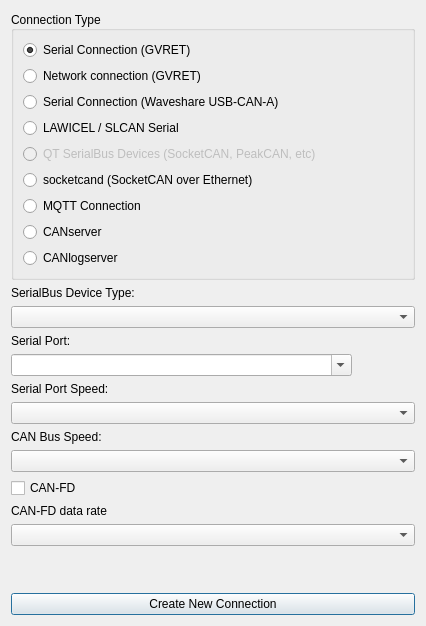
<?xml version="1.0" encoding="UTF-8"?>
<ui version="4.0">
 <class>NewConnectionDialog</class>
 <widget class="QDialog" name="NewConnectionDialog">
  <property name="geometry">
   <rect>
    <x>0</x>
    <y>0</y>
    <width>426</width>
    <height>626</height>
   </rect>
  </property>
  <property name="windowTitle">
   <string>New Connection</string>
  </property>
  <layout class="QVBoxLayout" name="verticalLayout">
   <item>
    <widget class="QGroupBox" name="gbType">
     <property name="title">
      <string>Connection Type</string>
     </property>
     <property name="alignment">
      <set>Qt::AlignLeading|Qt::AlignLeft|Qt::AlignVCenter</set>
     </property>
     <layout class="QFormLayout" name="formLayout">
      <item row="0" column="0">
       <widget class="QRadioButton" name="rbGVRET">
        <property name="text">
         <string>Serial Connection (GVRET)</string>
        </property>
        <property name="checked">
         <bool>true</bool>
        </property>
       </widget>
      </item>
      <item row="1" column="0">
       <widget class="QRadioButton" name="rbRemote">
        <property name="text">
         <string>Network connection (GVRET)</string>
        </property>
       </widget>
      </item>
      <item row="3" column="0">
       <widget class="QRadioButton" name="rbLawicel">
        <property name="text">
         <string>LAWICEL / SLCAN Serial</string>
        </property>
       </widget>
      </item>
      <item row="4" column="0" colspan="2">
       <widget class="QRadioButton" name="rbSocketCAN">
        <property name="enabled">
         <bool>false</bool>
        </property>
        <property name="text">
         <string>QT SerialBus Devices (SocketCAN, PeakCAN, etc)</string>
        </property>
       </widget>
      </item>
      <item row="5" column="0" colspan="2">
       <widget class="QRadioButton" name="rbKayak">
        <property name="text">
         <string>socketcand (SocketCAN over Ethernet)</string>
        </property>
       </widget>
      </item>
      <item row="6" column="0">
       <widget class="QRadioButton" name="rbMQTT">
        <property name="text">
         <string>MQTT Connection</string>
        </property>
       </widget>
      </item>
      <item row="7" column="0">
       <widget class="QRadioButton" name="rbCANserver">
        <property name="text">
         <string>CANserver</string>
        </property>
       </widget>
      </item>
      <item row="8" column="0">
       <widget class="QRadioButton" name="rbCanlogserver">
        <property name="text">
         <string>CANlogserver</string>
        </property>
       </widget>
      </item>
      <item row="2" column="0">
       <widget class="QRadioButton" name="rbWaveshare">
        <property name="text">
         <string>Serial Connection (Waveshare USB-CAN-A)</string>
        </property>
        <property name="checked">
         <bool>false</bool>
        </property>
       </widget>
      </item>
     </layout>
    </widget>
   </item>
   <item>
    <widget class="QLabel" name="lblDeviceType">
     <property name="text">
      <string>SerialBus Device Type:</string>
     </property>
    </widget>
   </item>
   <item>
    <widget class="QComboBox" name="cbDeviceType"/>
   </item>
   <item>
    <widget class="QLabel" name="lPort">
     <property name="sizePolicy">
      <sizepolicy hsizetype="Minimum" vsizetype="Minimum">
       <horstretch>0</horstretch>
       <verstretch>0</verstretch>
      </sizepolicy>
     </property>
     <property name="text">
      <string>Serial Port:</string>
     </property>
    </widget>
   </item>
   <item>
    <widget class="QComboBox" name="cbPort">
     <property name="sizePolicy">
      <sizepolicy hsizetype="Expanding" vsizetype="Fixed">
       <horstretch>0</horstretch>
       <verstretch>0</verstretch>
      </sizepolicy>
     </property>
     <property name="maximumSize">
      <size>
       <width>341</width>
       <height>16777215</height>
      </size>
     </property>
     <property name="editable">
      <bool>true</bool>
     </property>
    </widget>
   </item>
   <item>
    <widget class="QLabel" name="lblSerialSpeed">
     <property name="text">
      <string>Serial Port Speed:</string>
     </property>
    </widget>
   </item>
   <item>
    <widget class="QComboBox" name="cbSerialSpeed"/>
   </item>
   <item>
    <widget class="QLabel" name="lblCANSpeed">
     <property name="text">
      <string>CAN Bus Speed:</string>
     </property>
    </widget>
   </item>
   <item>
    <widget class="QComboBox" name="cbCANSpeed"/>
   </item>
   <item>
    <widget class="QCheckBox" name="cbCanFd">
     <property name="text">
      <string>CAN-FD</string>
     </property>
    </widget>
   </item>
   <item>
    <widget class="QLabel" name="lblDataRate">
     <property name="text">
      <string>CAN-FD data rate</string>
     </property>
    </widget>
   </item>
   <item>
    <widget class="QComboBox" name="cbDataRate"/>
   </item>
   <item>
    <spacer name="verticalSpacer">
     <property name="orientation">
      <enum>Qt::Vertical</enum>
     </property>
     <property name="sizeHint" stdset="0">
      <size>
       <width>20</width>
       <height>40</height>
      </size>
     </property>
    </spacer>
   </item>
   <item>
    <widget class="QPushButton" name="btnOK">
     <property name="text">
      <string>Create New Connection</string>
     </property>
    </widget>
   </item>
  </layout>
 </widget>
 <resources/>
 <connections/>
</ui>
